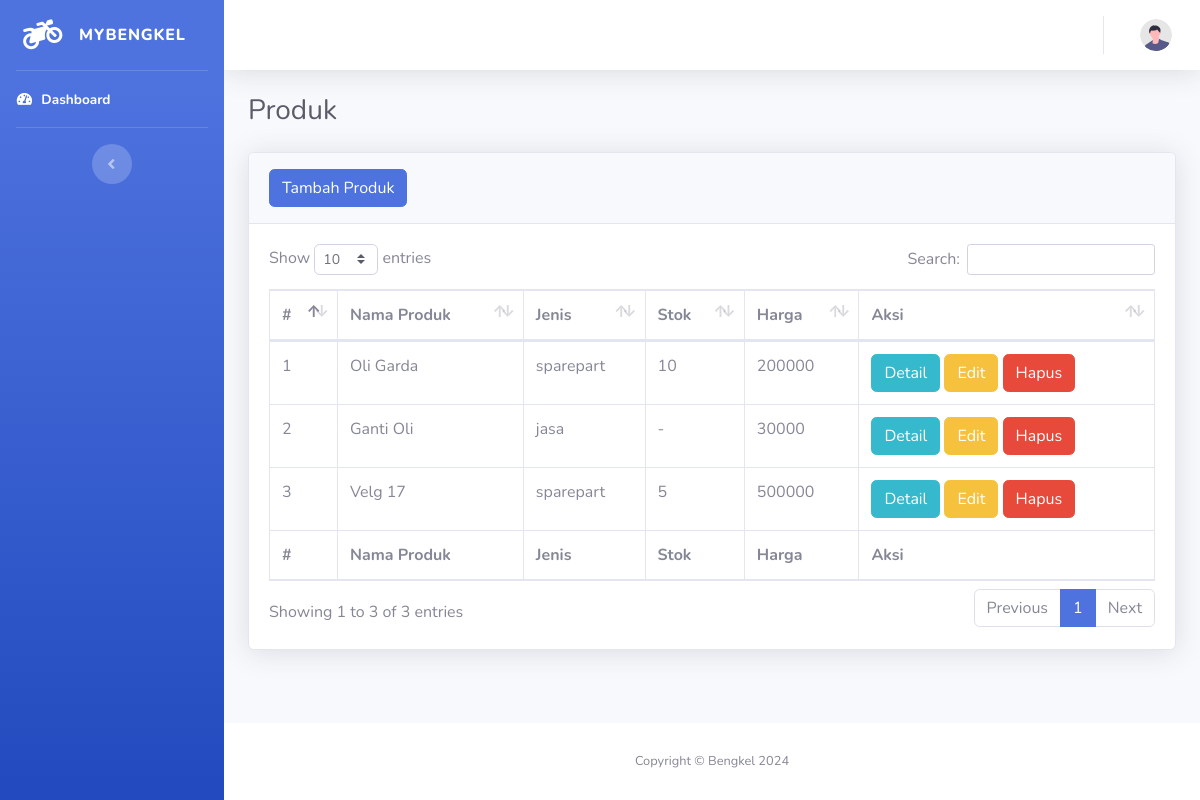
Page /index.php/produk on the earlier database version.
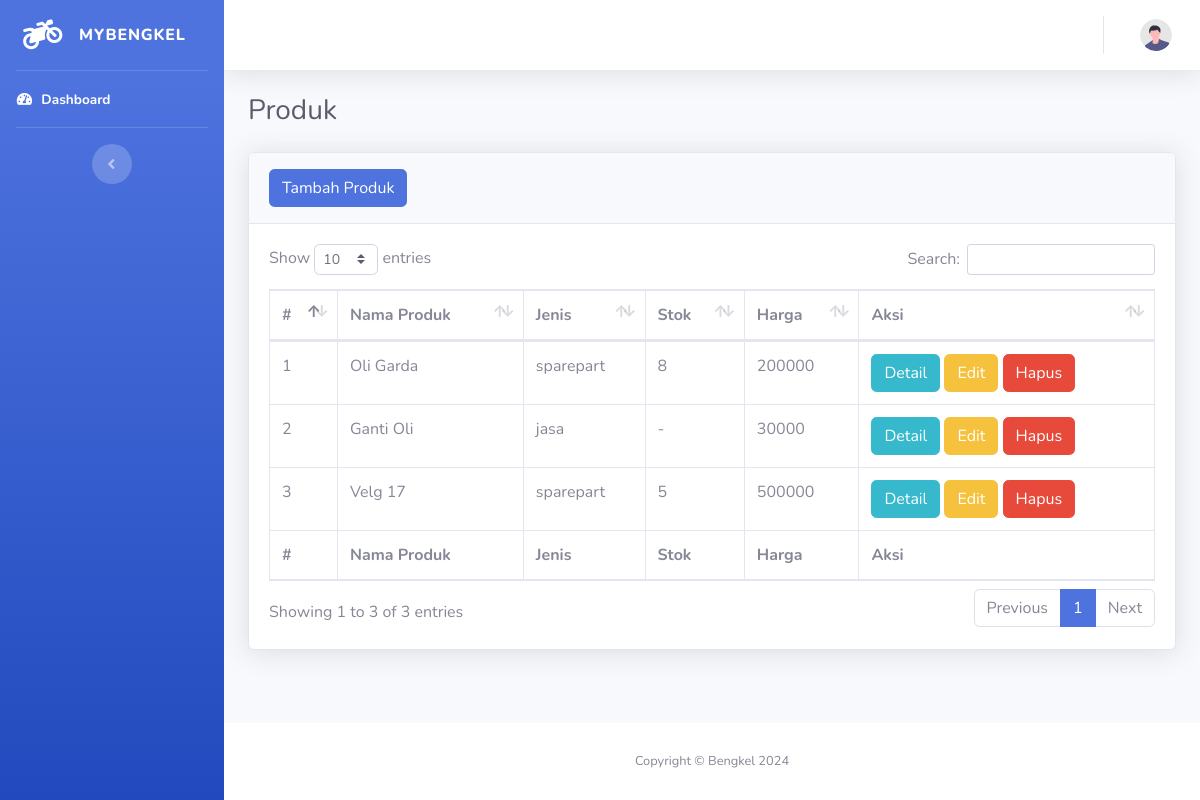
Same page on the later database version.
### tables this page shows
CREATE TABLE `produk` (
  `id` int(11) NOT NULL,
  `nama_produk` varchar(128) NOT NULL,
  `deskripsi` varchar(128) NOT NULL,
  `jenis` enum('sparepart','jasa') NOT NULL,
  `stok` int(11) DEFAULT NULL,
  `harga` int(11) NOT NULL,
  `diskon` int(11) DEFAULT NULL,
  `foto` varchar(255) DEFAULT NULL,
  `created_at` datetime NOT NULL
);

### application/controllers/Produk.php (called while the page is built, shortened)
<?php
class Produk extends CI_Controller
{
    public function __construct()
    {
        $this->load->library('form_validation');
    }
    public function index()
    {
        $data['title'] = 'Produk';
        $data['user'] = $this->db->get_where('users', ['email' => $this->session->userdata('email')])->row_array();
        $data['produk'] = $this->db->get('produk')->result_array();
        $this->load->view('templates/main_header', $data);
        $this->load->view('templates/main_sidebar',);
        $this->load->view('templates/main_topbar', $data);
        $this->load->view('produk/index', $data);
        $this->load->view('templates/main_footer');
    }
}

### index.php (called while the page is built, shortened)
<?php
require_once BASEPATH.'core/CodeIgniter.php';

### application/views/produk/index.php (the view, shortened to what this page needs)
<div class="container-fluid">
    <div class="d-sm-flex align-items-center justify-content-between mb-4">
        <h1 class="h3 mb-0 text-gray-800"><?= $title; ?></h1>
    </div>
    <div class="card shadow mb-4">
        <div class="card-header py-3">
            <a href="<?= base_url('produk/create'); ?>" class="btn btn-primary">
                Tambah Produk
            </a>
        </div>
        <div class="card-body">
            <div class="table-responsive">
                <table class="table table-bordered" id="dataTable" width="100%" cellspacing="0">
                    <thead>
                        <tr>
                            <th>#</th>
                            <th>Nama Produk</th>
                            <th>Jenis</th>
                            <th>Stok</th>
                            <th>Harga</th>
                            <th>Aksi</th>
                        </tr>
                    </thead>
                    <tbody>
                        <?php $i = 1; ?>
                        <?php foreach ($produk as $p) : ?>
                            <tr>
                                <td><?= $i++; ?></td>
                                <td><?= $p['nama_produk']; ?></td>
                                <td><?= $p['jenis']; ?></td>
                                <td><?= $p['stok'] ?? '-'; ?></td>
                                <td><?= $p['harga']; ?></td>
                                <td>
                                    <button type="button" class="btn btn-info" data-toggle="modal" data-target="#exampleModal<?= $p['id']; ?>">
                                        Detail
                                    </button>
                                    <a href="<?= base_url('produk/edit/' . $p['id']); ?>" class="btn btn-warning">
                                        Edit
                                    </a>
                                    <a href="<?= base_url('produk/delete/' . $p['id']); ?>" class="btn btn-danger">
                                        Hapus
                                    </a>
                                </td>
                            </tr>
                        <?php endforeach; ?>
                    </tbody>
                    <tfoot>
                        <tr>
                            <th>#</th>
                            <th>Nama Produk</th>
                            <th>Jenis</th>
                            <th>Stok</th>
                            <th>Harga</th>
                            <th>Aksi</th>
                        </tr>
                    </tfoot>
                </table>
            </div>
        </div>
    </div>
</div>
</div>

Differences in the rows shown:
changed produk "Oli Garda": stok "10" → "8"
